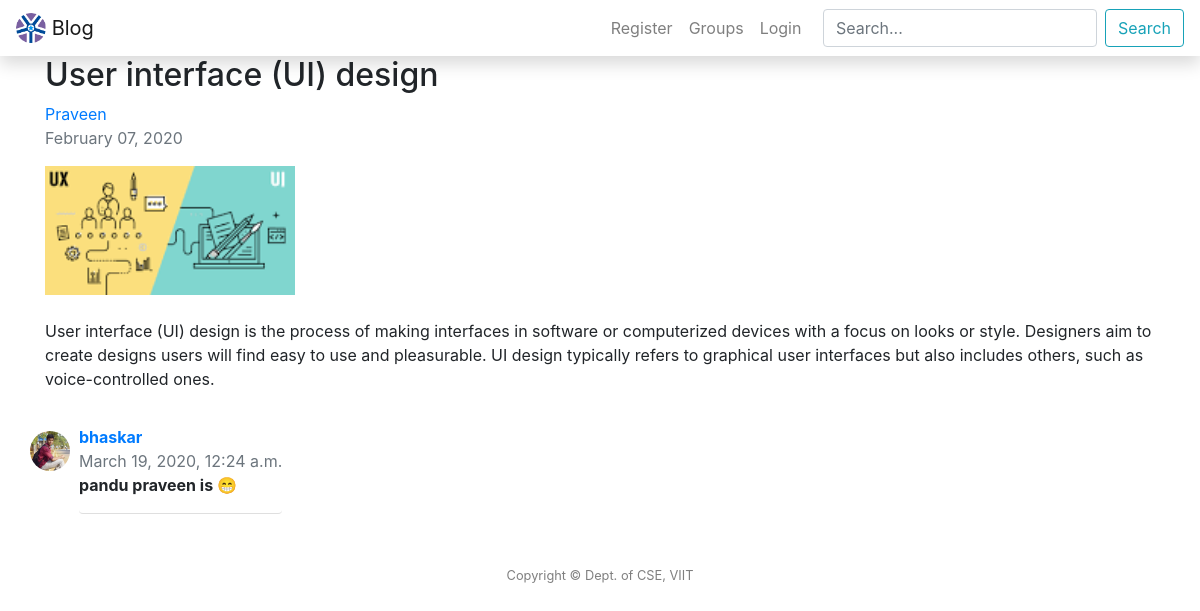
The app's page /post/31/ with its own data.
### post/models.py (models this page shows, shortened)
class Posts(models.Model):
	title = models.CharField(max_length = 100)
	context = models.TextField()
	date_posted = models.DateTimeField(default = timezone.now)
	user = models.ForeignKey(User, on_delete = models.CASCADE)
	groups = models.ForeignKey(Com, on_delete = models.CASCADE)
	image = models.ImageField(upload_to='post_images', blank=True)

class Comment(models.Model):
    post = models.ForeignKey(Posts, on_delete=models.CASCADE, related_name='comments')
    author = models.ForeignKey(User, on_delete = models.CASCADE)
    text = models.TextField()
    created_date = models.DateTimeField(default=timezone.now)

class UserProfile(models.Model):
    user = models.OneToOneField(User, on_delete = models.CASCADE)
    bio = models.CharField(max_length=100, default='',blank = True)
    website = models.URLField(default='',blank = True)
    phone = models.CharField( max_length=15, blank=True) # validators should be a list
    image = ProcessedImageField(default="octocat.png", upload_to='profile_image',processors=[ResizeToFill(200,200)], format='JPEG', options={'quality': 90})
    thumbnail = ImageSpecField(source='image', processors=[ResizeToFill(50, 50)],format='JPEG',options={'quality': 100})

### post/views.py (the view)
# urls.py: path('post/<int:pk>/', PostDetailView.as_view(), name='post-detail'),
class PostDetailView(DetailView):
	model = Posts

### templates/post/posts_detail.html (shortened to what this page needs)
{% extends "post/header.html" %} {% block title %}{{ object.title }}{% endblock %} {% block content %}
<article class="media content-section container">
    <div class="media-body">
        <div class="article-metadata">
            <h2 class="article-title">{{ object.title }}</h2>
            <a href="{% url 'user-posts' object.user %}">{{ object.user }}</a>
            <p class="text-muted">{{ object.date_posted|date:"F d, Y" }}</small>
        </div>
        {% if object.image %}
        <img src={{ object.image.url }} width="250px"> <br> {% endif %}
        <br>
        <p>{{ object.context}}</p>
    </div>
</article>
<div class="container">
     {% for comment in object.comments.all %}
    <br>
    <div class="row">
        <img src="{{ comment.author.userprofile.thumbnail.url }}" width="40" height="40" alt="Profile Image" style="border-radius: 50%;"> &nbsp;&nbsp;
        <div class="card border-left-0 border-right-0 border-top-0">
            <a class="card-subtitle font-weight-bold" href="{% url 'user-posts' comment.author %}">{{ comment.author }}</a>
            <div class="date text-muted">
                {{ comment.created_date }}
            </div>
            <strong>{{ comment.text|linebreaks }}</strong>
        </div>
    </div>
    {% empty %}
    <p>No comments here yet :(</p>
    {% endfor %}
</div>
{% endblock content %}

### records on screen
Posts: title "User interface (UI) design", user "Praveen", date_posted "February 07, 2020", image (picture), context "User interface (UI) design is the process of making interfaces in software or computerized devices with a focus on looks or style. Designers aim to create designs users will find easy to use and pleasurable. UI design typically refers to graphical user interfaces but also includes others, such as voice-controlled ones."
Comment: author.userprofile.thumbnail (placeholder picture), author "bhaskar", created_date "March 19, 2020, 12:24 a.m.", text "pandu praveen is 😁"
